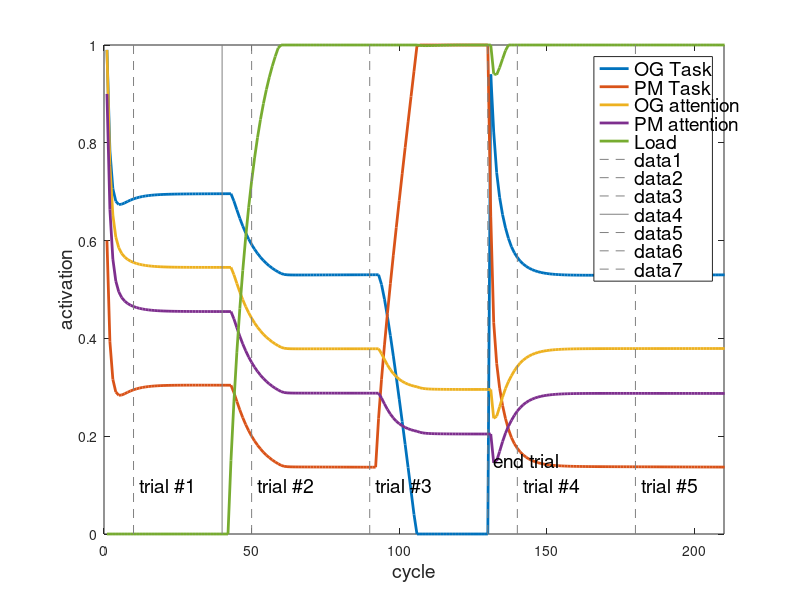

MATLAB code for this plot:

x = [-1:0.2:5];
x = 1;
cycs = 250;

%{
I = 0;
li = -2; % lateral inhibition
se = -2; % self-excitation
ve = 0; % vertical excitation
ci = 0; % cross-inhibition
step = 0.2;
%}

I = 3;
li = -2; % lateral inhibition
se = -2 + 0.001; % self-excitation
ve = -1; % vertical excitation
ci = -1; % cross-inhibition
step = 0.1;


W = [
    se li ve ci -1;
    li se ci ve -1;
    ve ci se li -1;
    ci ve li se -1;
    -1 -1 -1 -1 se;
    ];
b_high = [I I I I 0];
b_low = b_high / 10;
b = b_high;
init_a = [0.99 0.6 0.99 0.9 0];

z = zeros(size(x, 2));

for i = 1:size(x, 2)
    for j = 1:size(x, 2)
        a1 = x(i);
        a2 = x(j);
 
        a = [a1 a2 a1 a2];
        if size(x, 2) == 1
            a = init_a;
        end
        net = [0 0 0 0];
        avg = [0 0 0 0];
        act = zeros(cycs+1, 5);
                                                %act(1,:) = 1 ./ (1 + exp(-a));
                                                act(1,:) = a;
        for cyc = 1:cycs
            net = a * W + b;

            %{
            if cyc > 40 && cyc < 45
                b = [I+0.8 I+0.1 I-0.8 I-1.4 0];
            else
                b = b_high;
            end
            %}
            
            if cyc > 90 && cyc < 130
                b(2) = 4;
            else
                if cyc == 130 || cyc == 131
                    a(1:2) = init_a(1:2);
                end
                b(2) = I;
            end
            
            
            %b = b - b * 0.00001;

            
            %{
            if cyc > 50 && cyc < 70
                b = b_low;
            else
                b = b_high;
            end
            %}

            
            if cyc > 40 && cyc < 60
                b(5) = 3.5;
            end
            %else
            %    b(5) = I;
            %end
            
                                                da = net;
                                                %da = -a + quadsquare(b + a * W);
            a = a + step * da;
            a = min(a, 1);
            a = max(a, 0);
                                                %act(cyc+1,:) = 1 ./ (1 + exp(-a));
                                                act(cyc+1,:) = a;
        end
        z(i, j) = norm(act(end,:) - act(1,:));
        
        if size(x, 2) == 1
            figure;
            
            plot(act(:,1:5), 'LineWidth', 2);
            ylim([0 1]);
            xlim([0 210]);
            legend('OG Task', 'PM Task', 'OG attention', 'PM attention', 'Load');
            ylabel('activation');
            xlabel('cycle');
            line([10 10],ylim, 'LineStyle', '--', 'Color',[0.5 0.5 0.5]);
            line([50 50],ylim, 'LineStyle', '--', 'Color',[0.5 0.5 0.5]);
            line([90 90],ylim, 'LineStyle', '--', 'Color',[0.5 0.5 0.5]);
            line([40 40],ylim, 'LineStyle', '-', 'Color',[0.5 0.5 0.5]);
            
            line([130 130],ylim, 'LineStyle', '--', 'Color',[0.5 0.5 0.5]);
            line([140 140],ylim, 'LineStyle', '--', 'Color',[0.5 0.5 0.5]);
            line([180 180],ylim, 'LineStyle', '--', 'Color',[0.5 0.5 0.5]);
            
            text(12, 0.1, 'trial #1');
            text(52, 0.1, 'trial #2');
            
            text(92, 0.1, 'trial #3');
            text(132, 0.15, 'end trial');            
            text(142, 0.1, 'trial #4');
            text(182, 0.1, 'trial #5');
            
            %title('Ongoing Trials, 5 WM units');            
            %title('Task Switch, 5 WM units');
            
            figureHandle = gcf;
            set(findall(figureHandle,'type','text'),'fontSize',14);
        end
    end
end

if size(x, 2) > 1
    figure;
    surf(x, x, z);
end